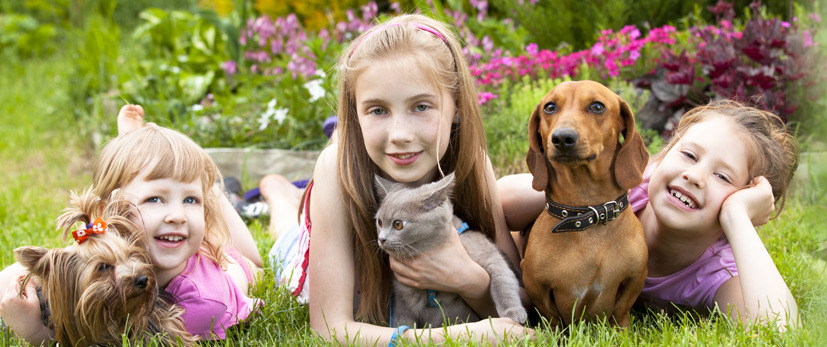
#> input picture Proyecto/test2.jpg, 827 x 347 px; its folder holds 2 pictures in this run
$ jupyter execute --allow-errors ProyectoDeteccionObjetos.ipynb   (shell and % lines are left out)
#> lines starting #> are read from the running program, lines starting #| are printed output that depends on the picture; after the words box and inside, x2 and y2 are one past the last pixel; in counts of white or black regions, pixels touching at a corner belong together
[cell 1]

import matplotlib.pyplot as plt
from IPython.display import display
from google.colab import drive
import numpy as np
import urllib.request
import os
import cv2
from PIL import Image, ImageDraw
import face_recognition


path = ""

[cell 2]
filename = "test2"
ext = ".jpg"


#######################################################################################################################

# Load the jpg file into a numpy array
#> (the rest of this cell did not finish here and is left out)

[cell 3]
def gaussian_kernel(size, sigma=1):
  size = int(size) // 2
  x,y = np.mgrid[-size:size+1, -size:size+1]
  normal = 1 / (2.0 * np.pi * sigma**2)
  g =  np.exp(-((x**2 + y**2) / (2.0*sigma**2))) * normal
  return g

def detect_edges(image, t1, t2, kerneltype = 0):
  if kerneltype == 0 : ker = np.ones((5,5),np.uint8)
  elif kerneltype ==1 : ker = gaussian_kernel(5)
  else : return null
  out = cv2.erode(image, ker, iterations = 1)
  out = cv2.dilate(out, ker, iterations = 1)
  out = cv2.Canny(out, t1,t2)
  return out

[cell 4]
img = cv2.imread(path+filename+ext)
#> img is the input picture: shape (347, 827, 3); mean B, G, R 101, 140, 154.1
edges = cv2.Canny(img, 80, 100 )
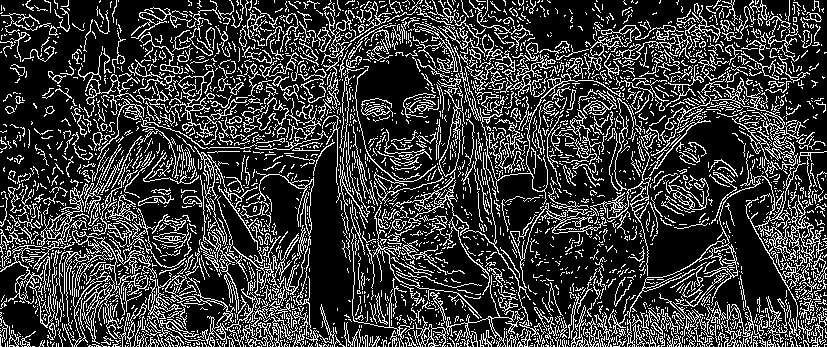
#> edges: shape (347, 827); 22.8% white in thin lines or dots
output = Image.fromarray(edges)

display(output)

[cell 5]
img = cv2.imread(path+filename+ext)

#ker = gaussian_kernel(5)
ker = np.ones((5,5),np.uint8)

erosion = cv2.erode(img, ker, iterations = 1)
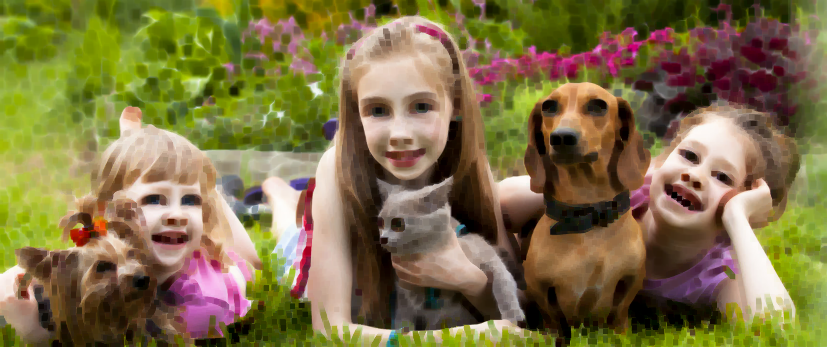
#> erosion: shape (347, 827, 3); mean B, G, R 70, 113.6, 127.1
dilation = cv2.dilate(erosion, ker, iterations = 1)
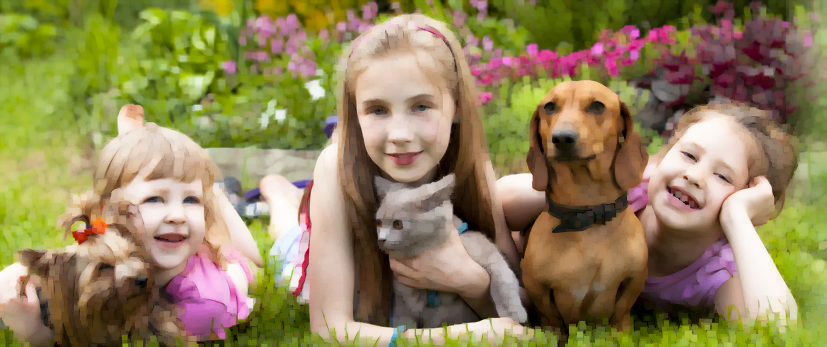
#> dilation: shape (347, 827, 3); mean B, G, R 90.7, 131.6, 145.7
edges = cv2.Canny(dilation, 100,200)
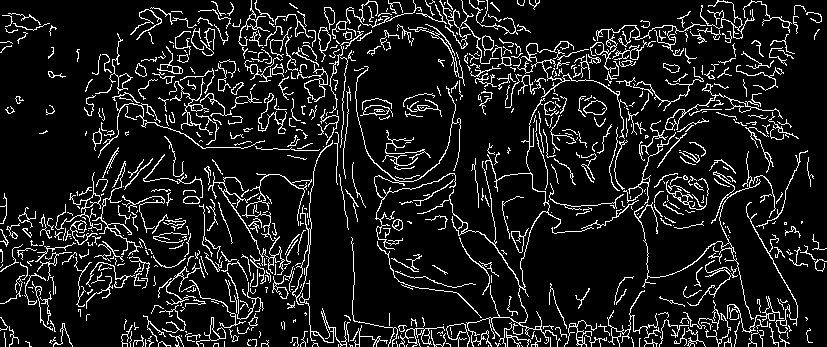
#> edges: shape (347, 827); 10.9% white in thin lines or dots

output = Image.fromarray(edges)
display(output)

[cell 6]
img = cv2.imread(path+filename+ext,0)
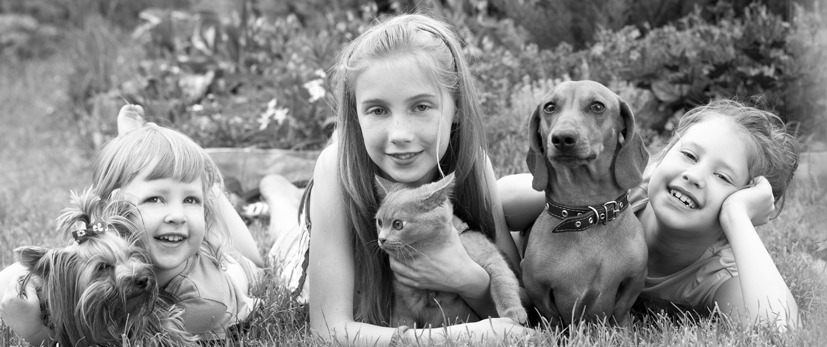
#> img: shape (347, 827); min 0, max 255, mean 139.8
#img = Image.fromarray( cv2.cvtColor(img, cv2.COLOR_BGR2RGB) )

th = cv2.adaptiveThreshold(img, 255, cv2.ADAPTIVE_THRESH_GAUSSIAN_C, cv2.THRESH_BINARY,11,2)
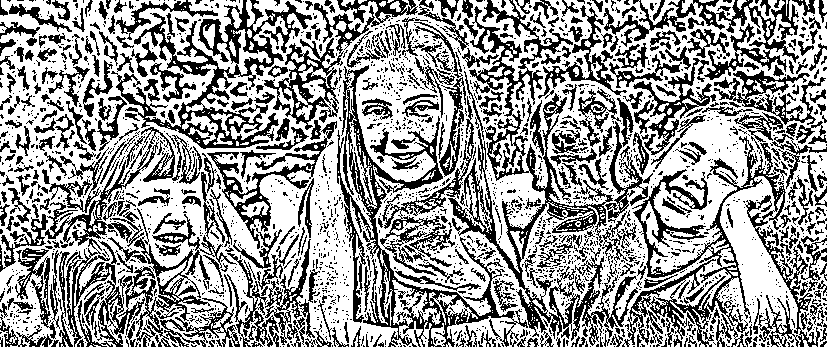
#> th: shape (347, 827); 60.4% white; 2238 black regions (1784 under 20 px), largest, box (x1, y1, x2, y2) and area: (448, 0, 638, 346) 11203, (45, 127, 237, 347) 9011, (622, 136, 820, 347) 8561

out = Image.fromarray(th)
display(out)

[cell 7]
img = cv2.imread(path+filename+ext,0)

out = detect_edges(img,80,100)
#> in detect_edges, `out = cv2.erode(image, ker, iterations = 1)`:
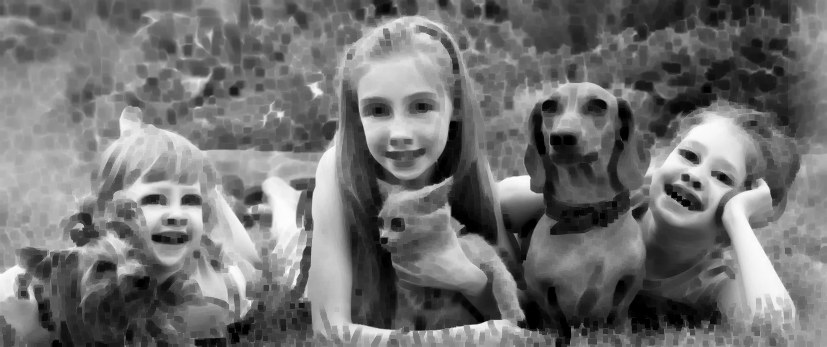
#> out: shape (347, 827); min 0, max 253, mean 113.8
#> in detect_edges, `out = cv2.dilate(out, ker, iterations = 1)`:
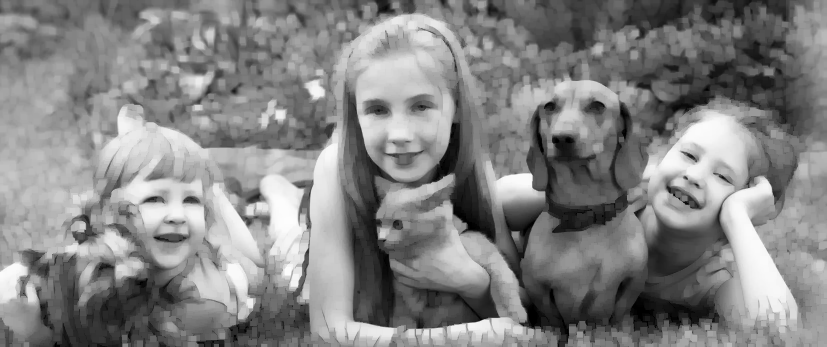
#> out: shape (347, 827); min 0, max 253, mean 131.6
#> in detect_edges, `out = cv2.Canny(out, t1,t2)`:
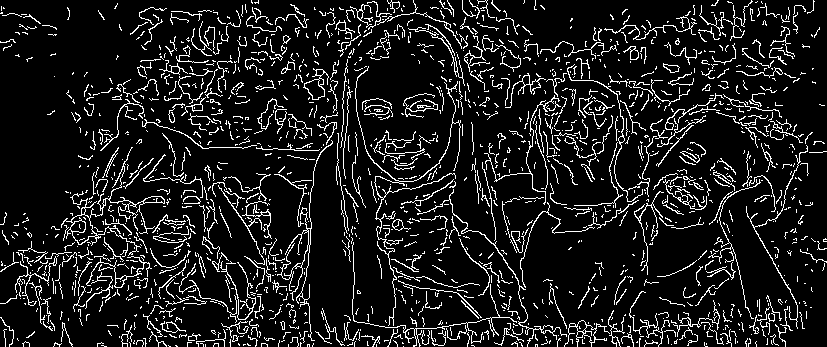
#> out: shape (347, 827); 10.9% white in thin lines or dots

out = Image.fromarray(out)
display(out)

[cell 8]
filename = "test2"

from imageai.Detection import ObjectDetection
import tensorflow as tf

#> (the rest of this cell did not finish here and is left out)

[cell 9]
src = cv2.imread(path+filename+ext)
src = cv2.cvtColor(src, cv2.COLOR_BGR2RGB)


img_det = cv2.imread(path+filename+"_det"+ext)
#> (the rest of this cell did not finish here and is left out)
